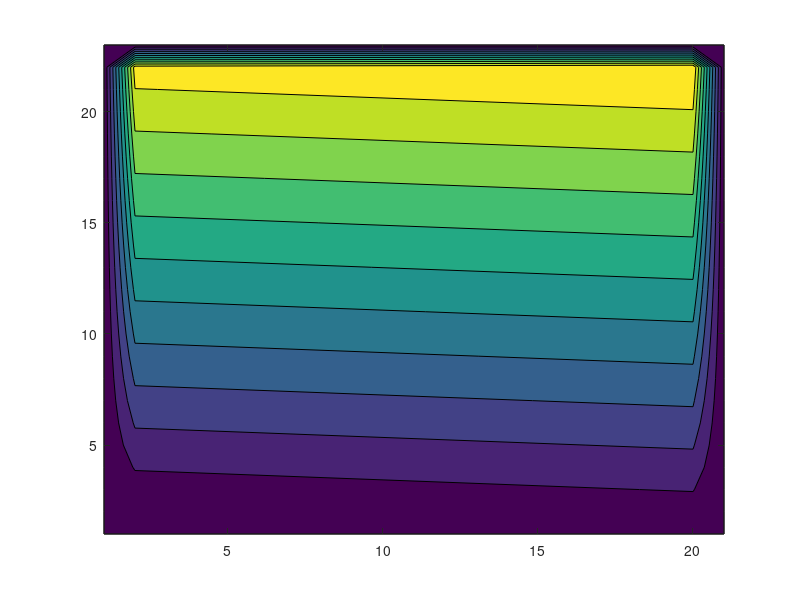

Write MATLAB code to recreate this figure. (Note: this script raises an error after producing the figure.)
clearvars
close all

dx=0.05;
dy=0.05;
LX=1.1;
LY=1;
x=[0:dx:LX];
y=[0:dy:LY];
dtics=0.1;
xtics=[0:dtics:LX];
ytics=[0:dtics:LY];
kappa=1;
cV=1;
nx=length(x);
ny=length(y);
T=zeros(ny,nx);
boundaries=zeros(ny,nx);

Tup=100;
Tdown=150;
Tleft=200;
Tright=250;
for i=1:nx
    T(1,i)=Tdown;
    boundaries(1,i)=1;
    T(ny,i)=Tup;
    boundaries(ny,i)=1;
end
for j=1:ny
    T(j,1)=Tleft;
    boundaries(j,1)=1;
    T(j,nx)=Tright;
    boundaries(j,nx)=1;
end
nf=0;
map_rs=zeros(ny,nx);
for i=1:nx
    for j=1:ny
        if not (boundaries(j,i)==1)
        nf=nf+1;
        map_srx(nf)=i;
        map_sry(nf)=j;
        map_rs(j,i)=nf;
        end
    end
end

M=sparse(nf,nf);
B=zeros(nf,1);

for iif=1:nf
    xreal=map_srx(iif);
    xleft=xreal-1;
    xright=xreal+1;
    yreal=map_sry(iif);
    ybottom=yreal-1;
    ytop=yreal+1;
    M(iif,iif)=-4;
    if boundaries(yreal,xleft)==1
        B(iif)=B(iif)-T(yreal,xleft);
    else
        M(iif,map_rs(yreal,xleft))=1;
    end
    % here go 3 remaining cases
end

if xleft==0
    xleft=nx;
end
if xright==nx+1
    xright=1;
end
if ybottom==0
    ybottom=ny;
end
if ytop==ny+1
    ytop=1;
end

% Plotting 
figure(1)
contourf(map_rs')    % Plots some rectangular parrallel plots
title(sprintf('time = %f',t(j)))
axis([0 LX 0 LY])
pbaspect([LX LY 1])
xticks(xtics)
yticks(ytics)
xlabel('x');
ylabel('y');
pause(0.001)


